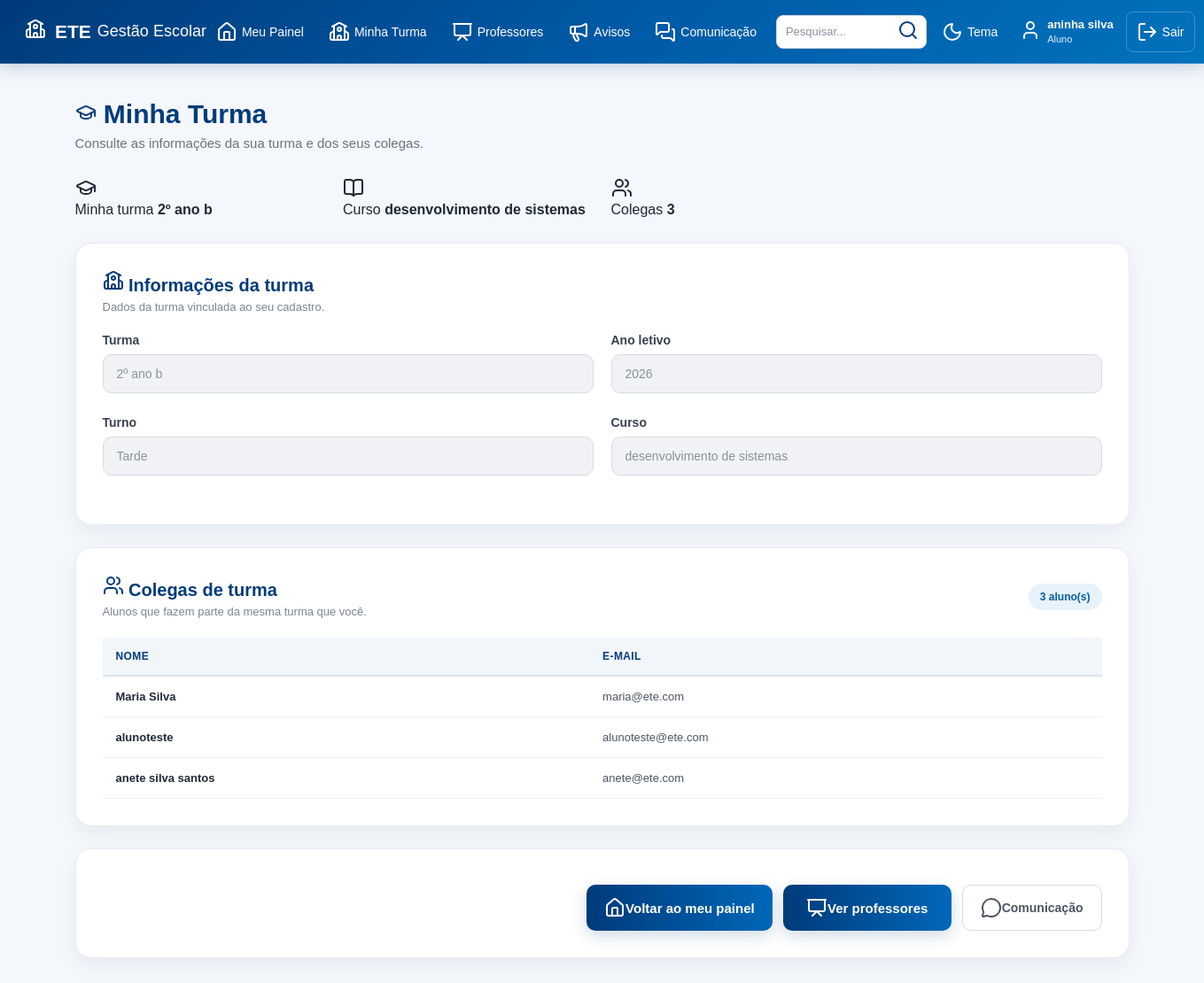
The app's page /aluno/turma (signed in) with its own data.
### tables this page shows
CREATE TABLE usuarios (

            id INTEGER PRIMARY KEY AUTOINCREMENT,

            nome TEXT NOT NULL,

            email TEXT NOT NULL,

            tipo TEXT NOT NULL,

            telefone TEXT,

            turma TEXT

        , senha TEXT, primeiro_acesso INTEGER DEFAULT 0);

CREATE TABLE turmas (

            id INTEGER PRIMARY KEY AUTOINCREMENT,

            nome TEXT NOT NULL,

            ano INTEGER NOT NULL,

            turno TEXT NOT NULL,

            curso TEXT NOT NULL

        );

### app.py (the view, shortened to what this page needs)
@app.route("/aluno/turma")
def aluno_turma():
    acesso = exigir_tipo("aluno")
    if acesso:
        return acesso
    conexao = conectar()
    try:
        usuario_id = session["usuario_id"]
        aluno = conexao.execute(
            """
            SELECT *
            FROM usuarios
            WHERE id = ?
            AND tipo = 'aluno'
            """,
            (usuario_id,)
        ).fetchone()
        turma = None
        colegas = []
        if aluno["turma"]:
            turma = conexao.execute(
                """
                SELECT *
                FROM turmas
                WHERE nome = ?
                """,
                (aluno["turma"],)
            ).fetchone()
            colegas = conexao.execute(
                """
                SELECT
                    id,
                    nome,
                    email,
                    turma
                FROM usuarios
                WHERE tipo = 'aluno'
                AND turma = ?
                AND id != ?
                ORDER BY nome
                """,
                (
                    aluno["turma"],
                    usuario_id
                )
            ).fetchall()
    finally:
        conexao.close()
    return render_template(
        "aluno_turma.html",
        aluno=aluno,
        turma=turma,
        colegas=colegas,
        usuario_nome=session["usuario_nome"],
        usuario_tipo=session["usuario_tipo"]
    )

### app.py (called while the page is built, shortened)
def usuario_logado():
    return "usuario_id" in session

def exigir_tipo(tipo):
    if not usuario_logado():
        return redirect(
            url_for("inicio")
        )
    if session.get("usuario_tipo") != tipo:
        flash(
            "Você não tem permissão para acessar esta área.",
            "error"
        )
        return redirecionar_usuario()
    return None

def buscar_usuario_atual():
    if not usuario_logado():
        return None
    conexao = conectar()
    try:
        usuario = conexao.execute(
            """
            SELECT *
            FROM usuarios
            WHERE id = ?
            """,
            (session["usuario_id"],)
        ).fetchone()
        return usuario
    finally:
        conexao.close()

@app.before_request
def protecao_global():
    rotas_publicas = {
        "inicio",
        "static"
    }
    if request.endpoint in rotas_publicas:
        return None
    if not usuario_logado():
        return None
    usuario = buscar_usuario_atual()
    session["usuario_nome"] = usuario["nome"]
    session["usuario_email"] = usuario["email"]
    session["usuario_tipo"] = usuario["tipo"]
    if (
        usuario["primeiro_acesso"] == 1
        and request.endpoint not in {
            "trocar_senha",
            "logout",
            "static"
        }
    ):
        return redirect(
            url_for("trocar_senha")
        )
    return None

### banco.py (called while the page is built)
def conectar():
    conexao = sqlite3.connect("gestao_escolar.db")
    conexao.row_factory = sqlite3.Row
    return conexao

### templates/aluno_turma.html (shortened to what this page needs)
<!DOCTYPE html>
<html lang="pt-BR">
<head>
    <link
        rel="stylesheet"
        href="{{ url_for('static', filename='style.css') }}"
    >
</head>
<body>
{% include "menu.html" %}
<main class="dashboard">
    <div class="dashboard-title">
        <h2>
            <i data-lucide="graduation-cap"></i>
            Minha Turma
        </h2>
        <p>
            Consulte as informações da sua turma
            e dos seus colegas.
        </p>
    </div>
    <section class="dashboard-cards">
        <div class="dashboard-card">
            <div class="dashboard-card-icon">
                <i data-lucide="graduation-cap"></i>
            </div>
            <div>
                <span>
                    Minha turma
                </span>
                <strong>
                    {% if turma %}
                        {{ turma['nome'] }}
                    {% else %}
                        Não definida
                    {% endif %}
                </strong>
            </div>
        </div>
        <div class="dashboard-card">
            <div class="dashboard-card-icon">
                <i data-lucide="book-open"></i>
            </div>
            <div>
                <span>
                    Curso
                </span>
                <strong>
                    {% if turma %}
                        {{ turma['curso'] }}
                    {% else %}
                        Não informado
                    {% endif %}
                </strong>
            </div>
        </div>
        <div class="dashboard-card">
            <div class="dashboard-card-icon">
                <i data-lucide="users"></i>
            </div>
            <div>
                <span>
                    Colegas
                </span>
                <strong>
                    {{ colegas|length }}
                </strong>
            </div>
        </div>
    </section>
    <section class="content-card">
        <div class="section-header">
            <div>
                <h3>
                    <i data-lucide="school"></i>
                    Informações da turma
                </h3>
                <p>
                    Dados da turma vinculada ao seu
                    cadastro.
                </p>
            </div>
        </div>
        {% if turma %}
            <div class="form-row">
                <div class="form-group">
                    <label>
                        Turma
                    </label>
                    <input
                        type="text"
                        value="{{ turma['nome'] }}"
                        disabled
                    >
                </div>
                <div class="form-group">
                    <label>
                        Ano letivo
                    </label>
                    <input
                        type="text"
                        value="{{ turma['ano'] }}"
                        disabled
                    >
                </div>
            </div>
            <div class="form-row">
                <div class="form-group">
                    <label>
                        Turno
                    </label>
                    <input
                        type="text"
                        value="{{ turma['turno'] }}"
                        disabled
                    >
                </div>
                <div class="form-group">
                    <label>
                        Curso
                    </label>
                    <input
                        type="text"
                        value="{{ turma['curso'] }}"
                        disabled
                    >
                </div>
            </div>
        {% endif %}
    </section>
    <section class="content-card users-list">
        <div class="section-header">
            <div>
                <h3>
                    <i data-lucide="users"></i>
                    Colegas de turma
                </h3>
                <p>
                    Alunos que fazem parte da mesma
                    turma que você.
                </p>
            </div>
            <span class="total-badge">
                {{ colegas|length }} aluno(s)
            </span>
        </div>
        {% if colegas %}
            <div class="table-container">
                <table>
                    <thead>
                        <tr>
                            <th>
                                Nome
                            </th>
                            <th>
                                E-mail
                            </th>
                        </tr>
                    </thead>
                    <tbody>
                        {% for colega in colegas %}
                            <tr>
                                <td>
                                    <strong>
                                        {{ colega['nome'] }}
                                    </strong>
                                </td>
                                <td>
                                    {{ colega['email'] }}
                                </td>
                            </tr>
                        {% endfor %}
                    </tbody>
                </table>
            </div>
        {% endif %}
    </section>
    <section class="content-card">
        <div class="form-buttons">
            <a
                href="{{ url_for('aluno') }}"
                class="btn-login"
            >
                <i data-lucide="house"></i>
                Voltar ao meu painel
            </a>
            <a
                href="{{ url_for('aluno_professores') }}"
                class="btn-login"
            >
                <i data-lucide="presentation"></i>
                Ver professores
            </a>
            <a
                href="{{ url_for('comunicacao') }}"
                class="btn-secondary"
            >
                <i data-lucide="message-circle"></i>
                Comunicação
            </a>
        </div>
    </section>
</main>
</body>
</html>

### templates/menu.html (shortened to what this page needs)
<!DOCTYPE html>
<html lang="pt-BR">
<head>
<link
    rel="stylesheet"
    href="{{ url_for('static', filename='style.css') }}"
>
</head>
<body>
<header class="topo">
    <div class="topo-logo">
        <span class="logo-icone">
            <i data-lucide="school"></i>
        </span>
        <div class="logo-texto">
            <strong>ETE</strong>
            <span>Gestão Escolar</span>
        </div>
    </div>
    <nav class="menu-principal">
        {% if usuario_tipo == "aluno" %}
            <a
                href="{{ url_for('aluno') }}"
                class="menu-item"
            >
                <i data-lucide="house"></i>
                <span>Meu Painel</span>
            </a>
            <a
                href="{{ url_for('aluno_turma') }}"
                class="menu-item"
            >
                <i data-lucide="school"></i>
                <span>Minha Turma</span>
            </a>
            <a
                href="{{ url_for('aluno_professores') }}"
                class="menu-item"
            >
                <i data-lucide="presentation"></i>
                <span>Professores</span>
            </a>
            <a
                href="{{ url_for('aluno_avisos') }}"
                class="menu-item"
            >
                <i data-lucide="megaphone"></i>
                <span>Avisos</span>
            </a>
            <a
                href="{{ url_for('comunicacao') }}"
                class="menu-item"
            >
                <i data-lucide="messages-square"></i>
                <span>Comunicação</span>
            </a>
        {% endif %}
        <div class="menu-pesquisa">
            <input
                type="text"
                name="pesquisa"
                placeholder="Pesquisar..."
                aria-label="Pesquisar no sistema"
            >
            <button
                type="button"
                title="Pesquisa"
            >
                <i data-lucide="search"></i>
            </button>
        </div>
        <button
            type="button"
            class="menu-botao"
            title="Alterar tema"
        >
            <i data-lucide="moon"></i>
            <span>Tema</span>
        </button>
        <a
            href="{{ url_for('perfil') }}"
            class="menu-usuario"
        >
            <span class="usuario-icone">
                <i data-lucide="user"></i>
            </span>
            <span class="usuario-info">
                <strong>
                    {{ usuario_nome }}
                </strong>
                <small>
                    {{ usuario_tipo|capitalize }}
                </small>
            </span>
        </a>
        <a
            href="{{ url_for('logout') }}"
            class="menu-sair"
        >
            <i data-lucide="log-out"></i>
            <span>Sair</span>
        </a>
    </nav>
</header>
</body>
</html>

### records on screen
usuarios: nome "aninha silva", tipo "Aluno"
turmas: nome "2º ano b", curso "desenvolvimento de sistemas", ano "2026", turno "Tarde"
usuarios: nome "Maria Silva", email "maria@ete.com"
usuarios: nome "alunoteste", email "alunoteste@ete.com"
usuarios: nome "anete silva santos", email "anete@ete.com"

### other values on screen
{{ colegas|length }} "3"
